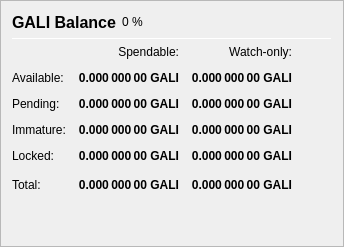
                   <widget class="QFrame" name="frame_Balances">
                    <property name="frameShape">
                     <enum>QFrame::StyledPanel</enum>
                    </property>
                    <property name="frameShadow">
                     <enum>QFrame::Raised</enum>
                    </property>
                    <layout class="QVBoxLayout" name="verticalLayout_4">
                     <item>
                      <layout class="QHBoxLayout" name="horizontalLayout_4">
                       <item>
                        <widget class="QLabel" name="label_5">
                         <property name="minimumSize">
                          <size>
                           <width>0</width>
                           <height>20</height>
                          </size>
                         </property>
                         <property name="font">
                          <font>
                           <pointsize>12</pointsize>
                           <weight>75</weight>
                           <bold>true</bold>
                          </font>
                         </property>
                         <property name="text">
                          <string>GALI Balance</string>
                         </property>
                        </widget>
                       </item>
                       <item>
                        <widget class="QLabel" name="labelGALIPercent">
                         <property name="text">
                          <string notr="true">0 %</string>
                         </property>
                        </widget>
                       </item>
                       <item>
                        <spacer name="horizontalSpacer_3">
                         <property name="orientation">
                          <enum>Qt::Horizontal</enum>
                         </property>
                         <property name="sizeHint" stdset="0">
                          <size>
                           <width>40</width>
                           <height>20</height>
                          </size>
                         </property>
                        </spacer>
                       </item>
                      </layout>
                     </item>
                     <item>
                      <widget class="Line" name="line_Balance">
                       <property name="minimumSize">
                        <size>
                         <width>0</width>
                         <height>1</height>
                        </size>
                       </property>
                       <property name="maximumSize">
                        <size>
                         <width>16777215</width>
                         <height>1</height>
                        </size>
                       </property>
                       <property name="orientation">
                        <enum>Qt::Horizontal</enum>
                       </property>
                      </widget>
                     </item>
                     <item>
                      <layout class="QGridLayout" name="gridLayout">
                       <property name="spacing">
                        <number>12</number>
                       </property>
                       <item row="0" column="1">
                        <widget class="QLabel" name="labelSpendable">
                         <property name="text">
                          <string>Spendable:</string>
                         </property>
                         <property name="alignment">
                          <set>Qt::AlignRight|Qt::AlignTrailing|Qt::AlignVCenter</set>
                         </property>
                        </widget>
                       </item>
                       <item row="0" column="2">
                        <widget class="QLabel" name="labelWatchonly">
                         <property name="text">
                          <string>Watch-only:</string>
                         </property>
                         <property name="alignment">
                          <set>Qt::AlignRight|Qt::AlignTrailing|Qt::AlignVCenter</set>
                         </property>
                        </widget>
                       </item>
                       <item row="1" column="0">
                        <widget class="QLabel" name="labelBalanceText">
                         <property name="text">
                          <string>Available:</string>
                         </property>
                        </widget>
                       </item>
                       <item row="1" column="1">
                        <widget class="QLabel" name="labelBalance">
                         <property name="font">
                          <font>
                           <weight>75</weight>
                           <bold>true</bold>
                          </font>
                         </property>
                         <property name="cursor">
                          <cursorShape>IBeamCursor</cursorShape>
                         </property>
                         <property name="toolTip">
                          <string>Your current spendable balance</string>
                         </property>
                         <property name="text">
                          <string notr="true">0.000 000 00 GALI</string>
                         </property>
                         <property name="alignment">
                          <set>Qt::AlignRight|Qt::AlignTrailing|Qt::AlignVCenter</set>
                         </property>
                         <property name="textInteractionFlags">
                          <set>Qt::LinksAccessibleByMouse|Qt::TextSelectableByKeyboard|Qt::TextSelectableByMouse</set>
                         </property>
                        </widget>
                       </item>
                       <item row="1" column="2">
                        <widget class="QLabel" name="labelWatchAvailable">
                         <property name="font">
                          <font>
                           <weight>75</weight>
                           <bold>true</bold>
                          </font>
                         </property>
                         <property name="cursor">
                          <cursorShape>IBeamCursor</cursorShape>
                         </property>
                         <property name="toolTip">
                          <string>Your current balance in watch-only addresses</string>
                         </property>
                         <property name="text">
                          <string notr="true">0.000 000 00 GALI</string>
                         </property>
                         <property name="alignment">
                          <set>Qt::AlignRight|Qt::AlignTrailing|Qt::AlignVCenter</set>
                         </property>
                         <property name="textInteractionFlags">
                          <set>Qt::LinksAccessibleByMouse|Qt::TextSelectableByKeyboard|Qt::TextSelectableByMouse</set>
                         </property>
                        </widget>
                       </item>
                       <item row="2" column="0">
                        <widget class="QLabel" name="labelPendingText">
                         <property name="text">
                          <string>Pending:</string>
                         </property>
                        </widget>
                       </item>
                       <item row="2" column="1">
                        <widget class="QLabel" name="labelUnconfirmed">
                         <property name="font">
                          <font>
                           <weight>75</weight>
                           <bold>true</bold>
                          </font>
                         </property>
                         <property name="cursor">
                          <cursorShape>IBeamCursor</cursorShape>
                         </property>
                         <property name="toolTip">
                          <string>Total of transactions that have yet to be confirmed, and do not yet count toward the spendable balance</string>
                         </property>
                         <property name="text">
                          <string notr="true">0.000 000 00 GALI</string>
                         </property>
                         <property name="alignment">
                          <set>Qt::AlignRight|Qt::AlignTrailing|Qt::AlignVCenter</set>
                         </property>
                         <property name="textInteractionFlags">
                          <set>Qt::LinksAccessibleByMouse|Qt::TextSelectableByKeyboard|Qt::TextSelectableByMouse</set>
                         </property>
                        </widget>
                       </item>
                       <item row="2" column="2">
                        <widget class="QLabel" name="labelWatchPending">
                         <property name="font">
                          <font>
                           <weight>75</weight>
                           <bold>true</bold>
                          </font>
                         </property>
                         <property name="cursor">
                          <cursorShape>IBeamCursor</cursorShape>
                         </property>
                         <property name="toolTip">
                          <string>Unconfirmed transactions to watch-only addresses</string>
                         </property>
                         <property name="text">
                          <string notr="true">0.000 000 00 GALI</string>
                         </property>
                         <property name="alignment">
                          <set>Qt::AlignRight|Qt::AlignTrailing|Qt::AlignVCenter</set>
                         </property>
                         <property name="textInteractionFlags">
                          <set>Qt::LinksAccessibleByMouse|Qt::TextSelectableByKeyboard|Qt::TextSelectableByMouse</set>
                         </property>
                        </widget>
                       </item>
                       <item row="3" column="0">
                        <widget class="QLabel" name="labelImmatureText">
                         <property name="text">
                          <string>Immature:</string>
                         </property>
                        </widget>
                       </item>
                       <item row="3" column="1">
                        <widget class="QLabel" name="labelImmature">
                         <property name="font">
                          <font>
                           <weight>75</weight>
                           <bold>true</bold>
                          </font>
                         </property>
                         <property name="cursor">
                          <cursorShape>IBeamCursor</cursorShape>
                         </property>
                         <property name="toolTip">
                          <string>Staked or masternode rewards that has not yet matured</string>
                         </property>
                         <property name="text">
                          <string notr="true">0.000 000 00 GALI</string>
                         </property>
                         <property name="alignment">
                          <set>Qt::AlignRight|Qt::AlignTrailing|Qt::AlignVCenter</set>
                         </property>
                         <property name="textInteractionFlags">
                          <set>Qt::LinksAccessibleByMouse|Qt::TextSelectableByKeyboard|Qt::TextSelectableByMouse</set>
                         </property>
                        </widget>
                       </item>
                       <item row="3" column="2">
                        <widget class="QLabel" name="labelWatchImmature">
                         <property name="font">
                          <font>
                           <weight>75</weight>
                           <bold>true</bold>
                          </font>
                         </property>
                         <property name="cursor">
                          <cursorShape>IBeamCursor</cursorShape>
                         </property>
                         <property name="toolTip">
                          <string>Staked or masternode rewards in watch-only addresses that has not yet matured</string>
                         </property>
                         <property name="text">
                          <string notr="true">0.000 000 00 GALI</string>
                         </property>
                         <property name="alignment">
                          <set>Qt::AlignRight|Qt::AlignTrailing|Qt::AlignVCenter</set>
                         </property>
                         <property name="textInteractionFlags">
                          <set>Qt::LinksAccessibleByMouse|Qt::TextSelectableByKeyboard|Qt::TextSelectableByMouse</set>
                         </property>
                        </widget>
                       </item>
                       <item row="4" column="0">
                        <widget class="QLabel" name="labelLockedBalanceText">
                         <property name="toolTip">
                          <string>Locked GALI or Masternode collaterals. These are excluded from zGALI minting.</string>
                         </property>
                         <property name="text">
                          <string>Locked:</string>
                         </property>
                        </widget>
                       </item>
                       <item row="4" column="1">
                        <widget class="QLabel" name="labelLockedBalance">
                         <property name="font">
                          <font>
                           <weight>75</weight>
                           <bold>true</bold>
                          </font>
                         </property>
                         <property name="cursor">
                          <cursorShape>IBeamCursor</cursorShape>
                         </property>
                         <property name="toolTip">
                          <string>Locked GALI or Masternode collaterals. These are excluded from zGALI minting.</string>
                         </property>
                         <property name="text">
                          <string notr="true">0.000 000 00 GALI</string>
                         </property>
                         <property name="alignment">
                          <set>Qt::AlignRight|Qt::AlignTrailing|Qt::AlignVCenter</set>
                         </property>
                         <property name="textInteractionFlags">
                          <set>Qt::LinksAccessibleByMouse|Qt::TextSelectableByKeyboard|Qt::TextSelectableByMouse</set>
                         </property>
                        </widget>
                       </item>
                       <item row="4" column="2">
                        <widget class="QLabel" name="labelWatchLocked">
                         <property name="font">
                          <font>
                           <weight>75</weight>
                           <bold>true</bold>
                          </font>
                         </property>
                         <property name="cursor">
                          <cursorShape>IBeamCursor</cursorShape>
                         </property>
                         <property name="toolTip">
                          <string>Current locked balance in watch-only addresses</string>
                         </property>
                         <property name="text">
                          <string notr="true">0.000 000 00 GALI</string>
                         </property>
                         <property name="alignment">
                          <set>Qt::AlignRight|Qt::AlignTrailing|Qt::AlignVCenter</set>
                         </property>
                         <property name="textInteractionFlags">
                          <set>Qt::LinksAccessibleByMouse|Qt::TextSelectableByKeyboard|Qt::TextSelectableByMouse</set>
                         </property>
                        </widget>
                       </item>
                       <item row="5" column="0">
                        <widget class="QLabel" name="labelTotalText">
                         <property name="toolTip">
                          <string>Your current GALI balance, unconfirmed and immature transactions included</string>
                         </property>
                         <property name="text">
                          <string>Total:</string>
                         </property>
                        </widget>
                       </item>
                       <item row="5" column="1">
                        <widget class="QLabel" name="labelTotal">
                         <property name="font">
                          <font>
                           <weight>75</weight>
                           <bold>true</bold>
                          </font>
                         </property>
                         <property name="cursor">
                          <cursorShape>IBeamCursor</cursorShape>
                         </property>
                         <property name="toolTip">
                          <string>Your current GALI balance, unconfirmed and immature transactions included</string>
                         </property>
                         <property name="text">
                          <string notr="true">0.000 000 00 GALI</string>
                         </property>
                         <property name="alignment">
                          <set>Qt::AlignRight|Qt::AlignTrailing|Qt::AlignVCenter</set>
                         </property>
                         <property name="textInteractionFlags">
                          <set>Qt::LinksAccessibleByMouse|Qt::TextSelectableByKeyboard|Qt::TextSelectableByMouse</set>
                         </property>
                        </widget>
                       </item>
                       <item row="5" column="2">
                        <widget class="QLabel" name="labelWatchTotal">
                         <property name="font">
                          <font>
                           <weight>75</weight>
                           <bold>true</bold>
                          </font>
                         </property>
                         <property name="cursor">
                          <cursorShape>IBeamCursor</cursorShape>
                         </property>
                         <property name="toolTip">
                          <string>Current total balance in watch-only addresses</string>
                         </property>
                         <property name="text">
                          <string notr="true">0.000 000 00 GALI</string>
                         </property>
                         <property name="alignment">
                          <set>Qt::AlignRight|Qt::AlignTrailing|Qt::AlignVCenter</set>
                         </property>
                         <property name="textInteractionFlags">
                          <set>Qt::LinksAccessibleByMouse|Qt::TextSelectableByKeyboard|Qt::TextSelectableByMouse</set>
                         </property>
                        </widget>
                       </item>
                       <item row="5" column="3">
                        <spacer name="horizontalSpacer_9">
                         <property name="orientation">
                          <enum>Qt::Horizontal</enum>
                         </property>
                         <property name="sizeHint" stdset="0">
                          <size>
                           <width>40</width>
                           <height>20</height>
                          </size>
                         </property>
                        </spacer>
                       </item>
                      </layout>
                     </item>
                     <item>
                      <spacer name="verticalSpacer_3">
                       <property name="orientation">
                        <enum>Qt::Vertical</enum>
                       </property>
                       <property name="sizeHint" stdset="0">
                        <size>
                         <width>20</width>
                         <height>40</height>
                        </size>
                       </property>
                      </spacer>
                     </item>
                    </layout>
                   </widget>
